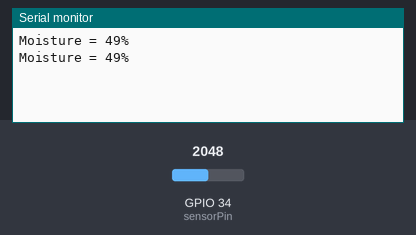
The sketch below on a simulated ESP32. On the bench: the last lines printed to the serial monitor. Inputs (shaded band) come from the test bench; at power-on: GPIO 34 (sensorPin) = 2048.

Above: at 1.8 s.
1.9 s: GPIO 34 (sensorPin) set to 2866
At 2.8 s:
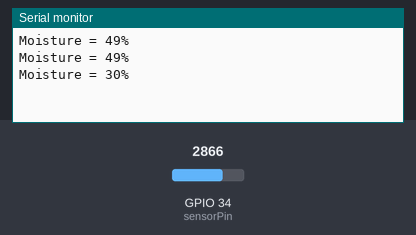
3.4 s: GPIO 34 (sensorPin) set to 3603
At 4.8 s:
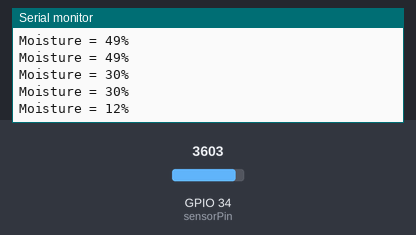
Timing chart, 0 to 6.4 s (numbered marks = the images above; inputs shaded):
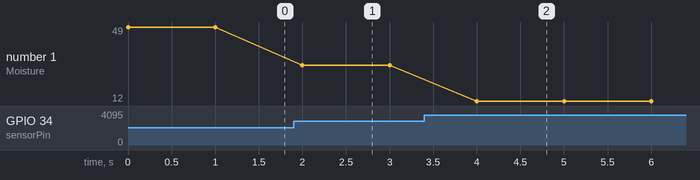

The sketch:

wifi_credentials.ino
```cpp
// Placeholder constants for the Wi‑Fi SSID and password to be used by the ESP32 web server sketch.
//
// Full tutorial: https://shillehtek.com/blogs/news/esp32-soil-moisture-sensor-wifi-dashboard-readout
// Parts used: https://shillehtek.com/products/esp32-wroom-dev-board-cp2102-usb-c-presoldered
// More examples: https://github.com/shillehbean/shillehtek-examples
//

const char* ssid = "YOUR_WIFI_NAME";
const char* password = "YOUR_WIFI_PASSWORD";
```

soil_moisture_serial.ino
```cpp
// Reads the analog moisture sensor on ADC pin 34, converts the 12-bit ADC value to a percentage, and prints the moisture percent to Serial every second.
//
// Full tutorial: https://shillehtek.com/blogs/news/esp32-soil-moisture-sensor-wifi-dashboard-readout
// Parts used: https://shillehtek.com/products/esp32-wroom-dev-board-cp2102-usb-c-presoldered
// More examples: https://github.com/shillehbean/shillehtek-examples
//

int moisturePercent;
int sensorAnalog;

// Change this to the ADC pin you are using
const int sensorPin = 34;

void setup() {
  Serial.begin(115200);
}

void loop() {
  sensorAnalog = analogRead(sensorPin);
  moisturePercent = 100 - ((sensorAnalog / 4095.00) * 100);

  Serial.print("Moisture = ");
  Serial.print(moisturePercent);
  Serial.println("%");

  delay(1000);
}
```

Measured:
- after the input at 1.9 s, the serial monitor: prints a new line after 0.10 s (image 1)
- after the input at 3.4 s, the serial monitor: prints a new line after 0.60 s (image 2)
- plotted number 1: 49 → 30 after the input at 1.9 s, 30 → 12 after the input at 3.4 s
